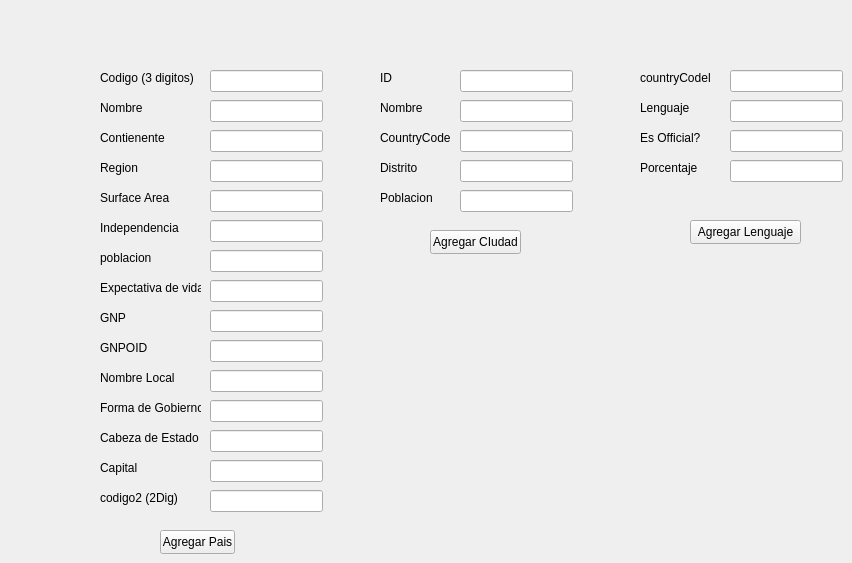
    <widget class="QWidget" name="agregarCampo">
     <attribute name="title">
      <string>Agregar Campo</string>
     </attribute>
     <widget class="QLabel" name="label_4">
      <property name="geometry">
       <rect>
        <x>100</x>
        <y>70</y>
        <width>111</width>
        <height>16</height>
       </rect>
      </property>
      <property name="text">
       <string>Codigo (3 digitos)</string>
      </property>
     </widget>
     <widget class="QLabel" name="label_5">
      <property name="geometry">
       <rect>
        <x>100</x>
        <y>100</y>
        <width>101</width>
        <height>16</height>
       </rect>
      </property>
      <property name="text">
       <string>Nombre</string>
      </property>
     </widget>
     <widget class="QLabel" name="label_6">
      <property name="geometry">
       <rect>
        <x>100</x>
        <y>130</y>
        <width>101</width>
        <height>16</height>
       </rect>
      </property>
      <property name="text">
       <string>Contienente</string>
      </property>
     </widget>
     <widget class="QLabel" name="label_7">
      <property name="geometry">
       <rect>
        <x>100</x>
        <y>160</y>
        <width>101</width>
        <height>16</height>
       </rect>
      </property>
      <property name="text">
       <string>Region</string>
      </property>
     </widget>
     <widget class="QLabel" name="label_8">
      <property name="geometry">
       <rect>
        <x>100</x>
        <y>190</y>
        <width>101</width>
        <height>16</height>
       </rect>
      </property>
      <property name="text">
       <string>Surface Area</string>
      </property>
     </widget>
     <widget class="QLabel" name="label_9">
      <property name="geometry">
       <rect>
        <x>100</x>
        <y>220</y>
        <width>101</width>
        <height>16</height>
       </rect>
      </property>
      <property name="text">
       <string>Independencia</string>
      </property>
     </widget>
     <widget class="QLabel" name="label_10">
      <property name="geometry">
       <rect>
        <x>100</x>
        <y>250</y>
        <width>101</width>
        <height>16</height>
       </rect>
      </property>
      <property name="text">
       <string>poblacion</string>
      </property>
     </widget>
     <widget class="QLabel" name="label_11">
      <property name="geometry">
       <rect>
        <x>100</x>
        <y>280</y>
        <width>101</width>
        <height>16</height>
       </rect>
      </property>
      <property name="text">
       <string>Expectativa de vida</string>
      </property>
     </widget>
     <widget class="QLabel" name="label_12">
      <property name="geometry">
       <rect>
        <x>100</x>
        <y>310</y>
        <width>101</width>
        <height>16</height>
       </rect>
      </property>
      <property name="text">
       <string>GNP</string>
      </property>
     </widget>
     <widget class="QLabel" name="label_13">
      <property name="geometry">
       <rect>
        <x>100</x>
        <y>340</y>
        <width>101</width>
        <height>16</height>
       </rect>
      </property>
      <property name="text">
       <string>GNPOID</string>
      </property>
     </widget>
     <widget class="QLabel" name="label_14">
      <property name="geometry">
       <rect>
        <x>100</x>
        <y>370</y>
        <width>101</width>
        <height>16</height>
       </rect>
      </property>
      <property name="text">
       <string>Nombre Local</string>
      </property>
     </widget>
     <widget class="QLabel" name="label_15">
      <property name="geometry">
       <rect>
        <x>100</x>
        <y>400</y>
        <width>101</width>
        <height>16</height>
       </rect>
      </property>
      <property name="text">
       <string>Forma de Gobierno</string>
      </property>
     </widget>
     <widget class="QLabel" name="label_16">
      <property name="geometry">
       <rect>
        <x>100</x>
        <y>430</y>
        <width>101</width>
        <height>16</height>
       </rect>
      </property>
      <property name="text">
       <string>Cabeza de Estado</string>
      </property>
     </widget>
     <widget class="QLabel" name="label_17">
      <property name="geometry">
       <rect>
        <x>100</x>
        <y>460</y>
        <width>101</width>
        <height>16</height>
       </rect>
      </property>
      <property name="text">
       <string>Capital</string>
      </property>
     </widget>
     <widget class="QLabel" name="label_18">
      <property name="geometry">
       <rect>
        <x>100</x>
        <y>490</y>
        <width>101</width>
        <height>16</height>
       </rect>
      </property>
      <property name="text">
       <string>codigo2 (2Dig)</string>
      </property>
     </widget>
     <widget class="QLineEdit" name="addCodep">
      <property name="geometry">
       <rect>
        <x>210</x>
        <y>70</y>
        <width>113</width>
        <height>22</height>
       </rect>
      </property>
     </widget>
     <widget class="QLineEdit" name="addNamep">
      <property name="geometry">
       <rect>
        <x>210</x>
        <y>100</y>
        <width>113</width>
        <height>22</height>
       </rect>
      </property>
     </widget>
     <widget class="QLineEdit" name="addContientep">
      <property name="geometry">
       <rect>
        <x>210</x>
        <y>130</y>
        <width>113</width>
        <height>22</height>
       </rect>
      </property>
     </widget>
     <widget class="QLineEdit" name="addRegionp">
      <property name="geometry">
       <rect>
        <x>210</x>
        <y>160</y>
        <width>113</width>
        <height>22</height>
       </rect>
      </property>
     </widget>
     <widget class="QLineEdit" name="addSurfacep">
      <property name="geometry">
       <rect>
        <x>210</x>
        <y>190</y>
        <width>113</width>
        <height>22</height>
       </rect>
      </property>
     </widget>
     <widget class="QLineEdit" name="addIndp">
      <property name="geometry">
       <rect>
        <x>210</x>
        <y>220</y>
        <width>113</width>
        <height>22</height>
       </rect>
      </property>
     </widget>
     <widget class="QLineEdit" name="addPoblacionp">
      <property name="geometry">
       <rect>
        <x>210</x>
        <y>250</y>
        <width>113</width>
        <height>22</height>
       </rect>
      </property>
     </widget>
     <widget class="QLineEdit" name="addExpectp">
      <property name="geometry">
       <rect>
        <x>210</x>
        <y>280</y>
        <width>113</width>
        <height>22</height>
       </rect>
      </property>
     </widget>
     <widget class="QLineEdit" name="addGnpp">
      <property name="geometry">
       <rect>
        <x>210</x>
        <y>310</y>
        <width>113</width>
        <height>22</height>
       </rect>
      </property>
     </widget>
     <widget class="QLineEdit" name="addGnoid">
      <property name="geometry">
       <rect>
        <x>210</x>
        <y>340</y>
        <width>113</width>
        <height>22</height>
       </rect>
      </property>
     </widget>
     <widget class="QLineEdit" name="addNomlocalp">
      <property name="geometry">
       <rect>
        <x>210</x>
        <y>370</y>
        <width>113</width>
        <height>22</height>
       </rect>
      </property>
     </widget>
     <widget class="QLineEdit" name="addFormGovp">
      <property name="geometry">
       <rect>
        <x>210</x>
        <y>400</y>
        <width>113</width>
        <height>22</height>
       </rect>
      </property>
     </widget>
     <widget class="QLineEdit" name="addCabEstp">
      <property name="geometry">
       <rect>
        <x>210</x>
        <y>430</y>
        <width>113</width>
        <height>22</height>
       </rect>
      </property>
     </widget>
     <widget class="QLineEdit" name="addCapitalp">
      <property name="geometry">
       <rect>
        <x>210</x>
        <y>460</y>
        <width>113</width>
        <height>22</height>
       </rect>
      </property>
     </widget>
     <widget class="QLineEdit" name="addCode2p">
      <property name="geometry">
       <rect>
        <x>210</x>
        <y>490</y>
        <width>113</width>
        <height>22</height>
       </rect>
      </property>
     </widget>
     <widget class="QPushButton" name="bt_Addpais">
      <property name="geometry">
       <rect>
        <x>160</x>
        <y>530</y>
        <width>75</width>
        <height>24</height>
       </rect>
      </property>
      <property name="text">
       <string>Agregar Pais</string>
      </property>
     </widget>
     <widget class="QLabel" name="label_19">
      <property name="geometry">
       <rect>
        <x>380</x>
        <y>70</y>
        <width>49</width>
        <height>16</height>
       </rect>
      </property>
      <property name="text">
       <string>ID</string>
      </property>
     </widget>
     <widget class="QLabel" name="label_20">
      <property name="geometry">
       <rect>
        <x>380</x>
        <y>100</y>
        <width>49</width>
        <height>16</height>
       </rect>
      </property>
      <property name="text">
       <string>Nombre</string>
      </property>
     </widget>
     <widget class="QLabel" name="label_21">
      <property name="geometry">
       <rect>
        <x>380</x>
        <y>130</y>
        <width>71</width>
        <height>16</height>
       </rect>
      </property>
      <property name="text">
       <string>CountryCode</string>
      </property>
     </widget>
     <widget class="QLabel" name="label_22">
      <property name="geometry">
       <rect>
        <x>380</x>
        <y>160</y>
        <width>71</width>
        <height>16</height>
       </rect>
      </property>
      <property name="text">
       <string>Distrito</string>
      </property>
     </widget>
     <widget class="QLabel" name="label_23">
      <property name="geometry">
       <rect>
        <x>380</x>
        <y>190</y>
        <width>71</width>
        <height>16</height>
       </rect>
      </property>
      <property name="text">
       <string>Poblacion</string>
      </property>
     </widget>
     <widget class="QLineEdit" name="addIDc">
      <property name="geometry">
       <rect>
        <x>460</x>
        <y>70</y>
        <width>113</width>
        <height>22</height>
       </rect>
      </property>
     </widget>
     <widget class="QLineEdit" name="addNombrec">
      <property name="geometry">
       <rect>
        <x>460</x>
        <y>100</y>
        <width>113</width>
        <height>22</height>
       </rect>
      </property>
     </widget>
     <widget class="QLineEdit" name="addCountryCodec">
      <property name="geometry">
       <rect>
        <x>460</x>
        <y>130</y>
        <width>113</width>
        <height>22</height>
       </rect>
      </property>
     </widget>
     <widget class="QLineEdit" name="addDistritoc">
      <property name="geometry">
       <rect>
        <x>460</x>
        <y>160</y>
        <width>113</width>
        <height>22</height>
       </rect>
      </property>
     </widget>
     <widget class="QLineEdit" name="addPoblacionc">
      <property name="geometry">
       <rect>
        <x>460</x>
        <y>190</y>
        <width>113</width>
        <height>22</height>
       </rect>
      </property>
     </widget>
     <widget class="QLabel" name="label_24">
      <property name="geometry">
       <rect>
        <x>640</x>
        <y>70</y>
        <width>71</width>
        <height>16</height>
       </rect>
      </property>
      <property name="text">
       <string>countryCodel</string>
      </property>
     </widget>
     <widget class="QLabel" name="label_25">
      <property name="geometry">
       <rect>
        <x>640</x>
        <y>100</y>
        <width>71</width>
        <height>16</height>
       </rect>
      </property>
      <property name="text">
       <string>Lenguaje</string>
      </property>
     </widget>
     <widget class="QLabel" name="label_26">
      <property name="geometry">
       <rect>
        <x>640</x>
        <y>130</y>
        <width>71</width>
        <height>16</height>
       </rect>
      </property>
      <property name="text">
       <string>Es Official?</string>
      </property>
     </widget>
     <widget class="QLabel" name="label_27">
      <property name="geometry">
       <rect>
        <x>640</x>
        <y>160</y>
        <width>71</width>
        <height>16</height>
       </rect>
      </property>
      <property name="text">
       <string>Porcentaje</string>
      </property>
     </widget>
     <widget class="QLineEdit" name="addCountryCodel">
      <property name="geometry">
       <rect>
        <x>730</x>
        <y>70</y>
        <width>113</width>
        <height>22</height>
       </rect>
      </property>
     </widget>
     <widget class="QLineEdit" name="addLenguajel">
      <property name="geometry">
       <rect>
        <x>730</x>
        <y>100</y>
        <width>113</width>
        <height>22</height>
       </rect>
      </property>
     </widget>
     <widget class="QLineEdit" name="addOfficiall">
      <property name="geometry">
       <rect>
        <x>730</x>
        <y>130</y>
        <width>113</width>
        <height>22</height>
       </rect>
      </property>
     </widget>
     <widget class="QLineEdit" name="addPorcentajel">
      <property name="geometry">
       <rect>
        <x>730</x>
        <y>160</y>
        <width>113</width>
        <height>22</height>
       </rect>
      </property>
     </widget>
     <widget class="QPushButton" name="bt_AddCiudad">
      <property name="geometry">
       <rect>
        <x>430</x>
        <y>230</y>
        <width>91</width>
        <height>24</height>
       </rect>
      </property>
      <property name="text">
       <string>Agregar CIudad</string>
      </property>
     </widget>
     <widget class="QPushButton" name="pushButton">
      <property name="geometry">
       <rect>
        <x>690</x>
        <y>220</y>
        <width>111</width>
        <height>24</height>
       </rect>
      </property>
      <property name="text">
       <string>Agregar Lenguaje</string>
      </property>
     </widget>
    </widget>
